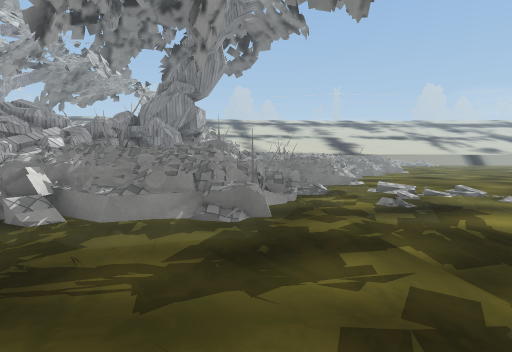
view 1 (above)

13 first-person views from a walk through a 3-D level made in the Unity game engine. The camera is 1.5 m above the floor, tilts 4° down and sees 80° across. The floor is counted in squares, 1 m on a side. Each view is taken from the middle of a square. On the plan, view 1 faces up. The plan holds only what a view shows up to about 15 squares ahead; the rest is blank. The place goes on beyond the plan. Some surface patterns are stand-ins.

view 2
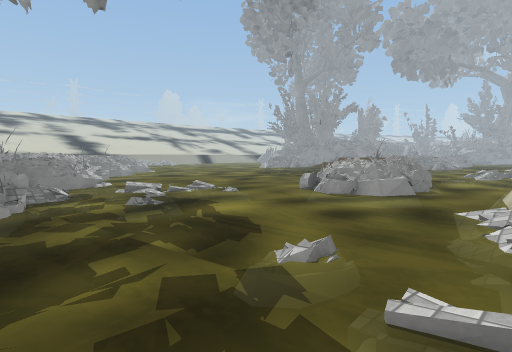

view 3
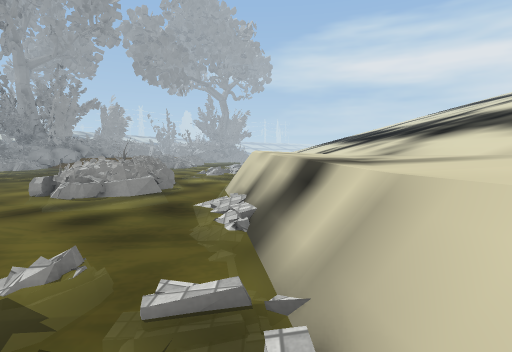

view 4
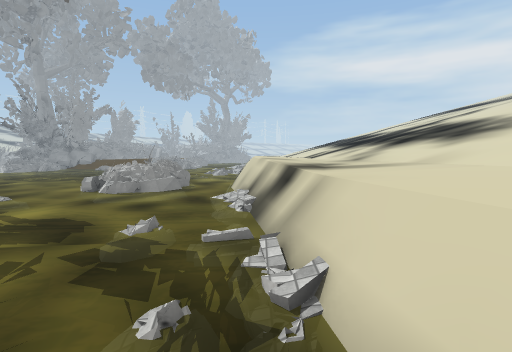

view 5
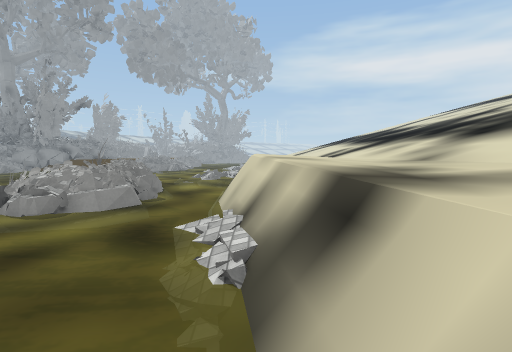

view 6
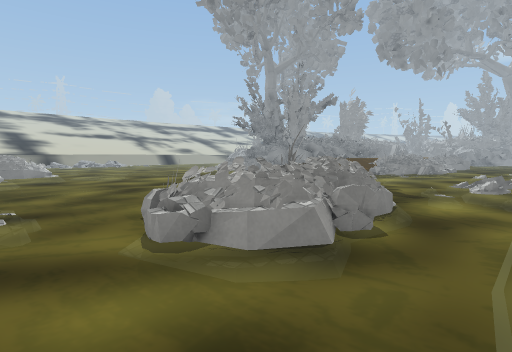

view 7
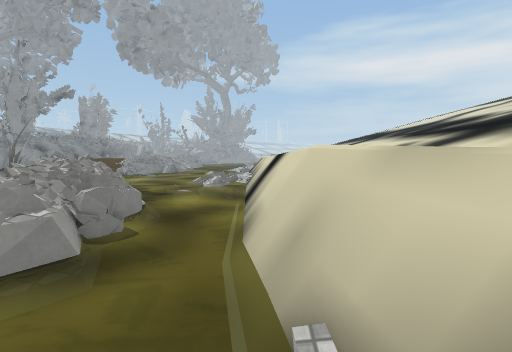

view 8
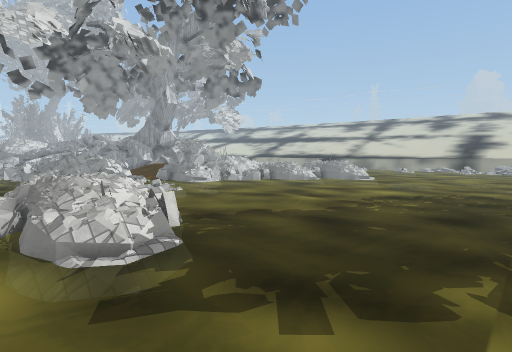

view 9
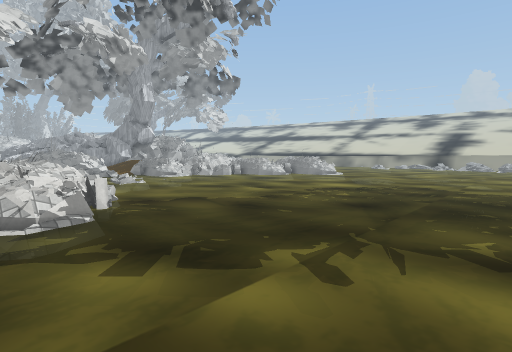

view 10
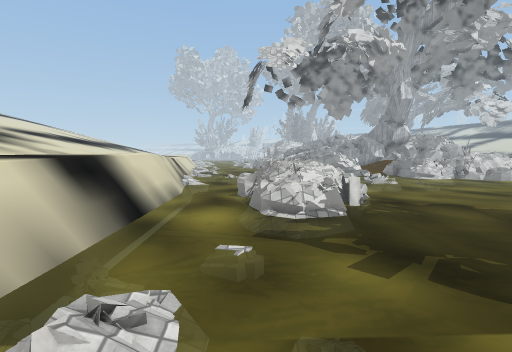

view 11
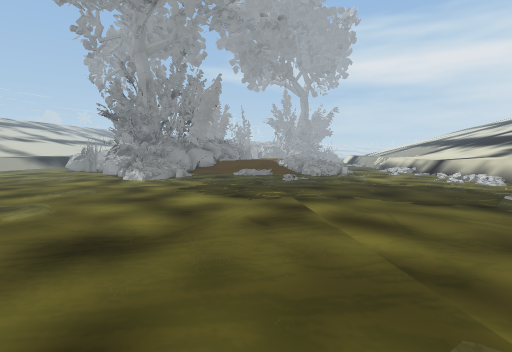

view 12
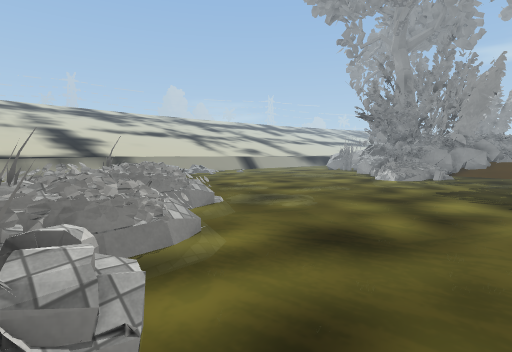

view 13
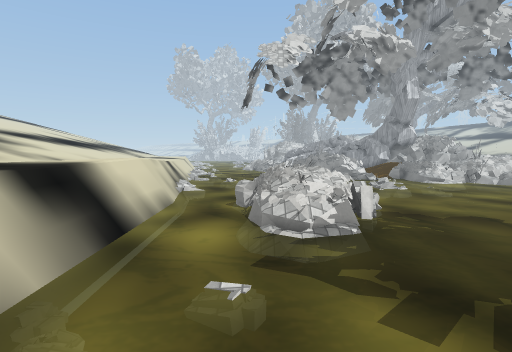

### Floor plan
Key: @ floor where view 1 was taken; # wall or solid block; x gap in a wall; . main floor; : floor 0.5 m higher than the main floor; + floor 1 m higher than the main floor; * floor 1.5 m higher than the main floor; / step, stairs or slope; = window, fence, low wall or low ledge; ~ liquid the walk can cross; ≈ liquid the walk keeps out of; ^ raised ledge; R rock.
Columns run from 5 left of view 1 to 24 right of it. Each row starts with its distance up from view 1.
 27                    ~    ~~
 26                   ~~~  ~~~
 25            #=      ~~~~~~~
 24            #####+≈~~~~~~~≈
 23            #####≈≈~≈~~~.~~.
 22            ##  ~~~~~≈~~~~~~
 21            ###≈~~~~~~.~~.~~
 20           ###=~~~~~~~~~~~~.~
 19           #R~.~~~~.~~~~~~~~~
 18        ####=~~~~~~~~~~.~~.~~.
 17        #####~~.~~~~.~~~~~~~~~~
 16        ####.~~~~.~~~~.~~~~~.
 15  #   ####=:.~~~~.~~~~~~~~~~~
 14 ##   #R###  ~.~.~~.~~.~~~~.~
 13 #      #     ~~~~~~~~~~~~~~~
 12    =   :~~ ~~~~~~~~~~~~~~~~~
 11    ##   ≈≈x≈  ~~~~~~~~~~~~~~
 10    ###=~.. :# ~~~~~~~~~~~~~~~
  9 ######=~~≈~~:≈~~~~~~~~~~~~~~~
  8 ######.~≈ ≈~~~~~≈≈R~~~~~~~~~~
  7 #####=~~.~~~~~~R=#RR~~~~~~~~~
  6 ==  #~~~~~~~~~R#*###=≈~~~~~~~
  5 ~~.~~~~.~~~~~~R####=#≈~~~~≈~~~
  4  ~~~~~~~~~~~~~~=####≈~~~~~~:~
  3   ~~~~~~≈~~~~~~~≈R~~~~~≈~≈/≈
  2    ~~~~~≈≈~~~~~~~~~~~~~~~≈≈≈
  1     ~≈~~≈~~~~/≈==#########=#
  0   / ~@≈~≈=====##^^^^^^^^^
 -1     ====##^^^^^^^  ^^^^
 -2     ^^^^^^^^^^^^^^
 -3      ^^^^^^^^^^^^^

Where each view was taken, in squares from view 1:
view 1: 0 up, 0 right, facing up
view 2: 0 up, 0 right, facing up-right
view 3: 0 up, 0 right, facing right
view 4: 0 up, 3 left, facing right
view 5: 0 up, 2 right, facing right
view 6: 1 up, 7 right, facing up-right
view 7: 1 up, 7 right, facing right
view 8: 3 up, 21 right, facing up-left
view 9: 4 up, 23 right, facing up-left
view 10: 4 up, 23 right, facing left
view 11: 15 up, 5 right, facing right
view 12: 15 up, 5 right, facing up-right
view 13: 4 up, 22 right, facing left
